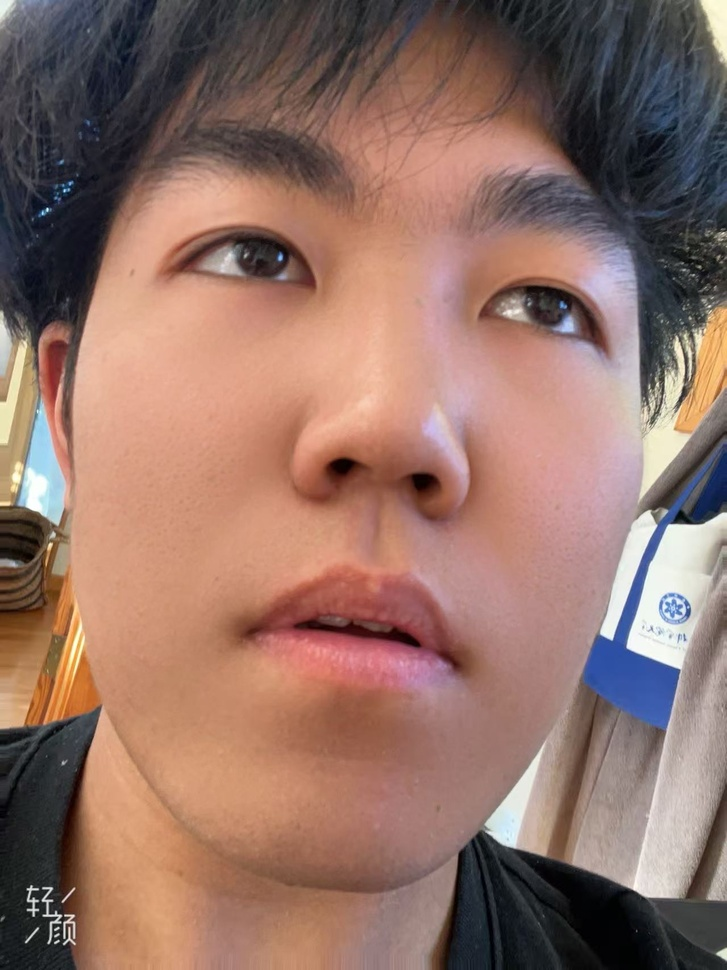
#> input picture 2/myself.jpg, 727 x 970 px, shrunk from 1279 x 1706 before the run
$ python 1.3.1.py
#> lines starting #> are read from the running program, lines starting #| are printed output that depends on the picture; after the words box and inside, x2 and y2 are one past the last pixel; in counts of white or black regions, pixels touching at a corner belong together
import cv2
import numpy as np
from scipy.signal import convolve2d

gaussian_kernel_1d = cv2.getGaussianKernel(ksize=5, sigma=1)
gaussian_kernel_2d = gaussian_kernel_1d @ gaussian_kernel_1d.T

img = cv2.imread("myself.jpg", cv2.IMREAD_GRAYSCALE)
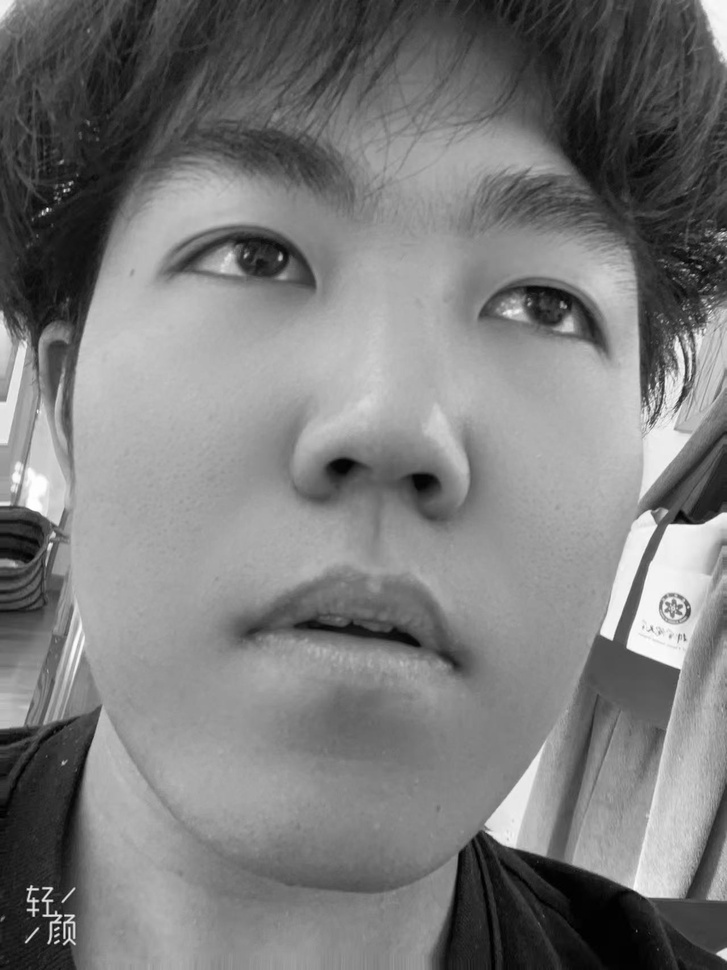
#> img: shape (970, 727); min 0, max 255, mean 122.6

blur = convolve2d(img,gaussian_kernel_2d, mode="same", boundary="fill", fillvalue=0)

Dx = np.array([[-1, 0, 1],
               [-1, 0, 1],
               [-1, 0, 1]])

Dy = np.array([[-1, -1, -1],
               [ 0,  0,  0],
               [ 1,  1,  1]])

DxImage = convolve2d(blur, Dx, mode="same", boundary="fill", fillvalue=0)
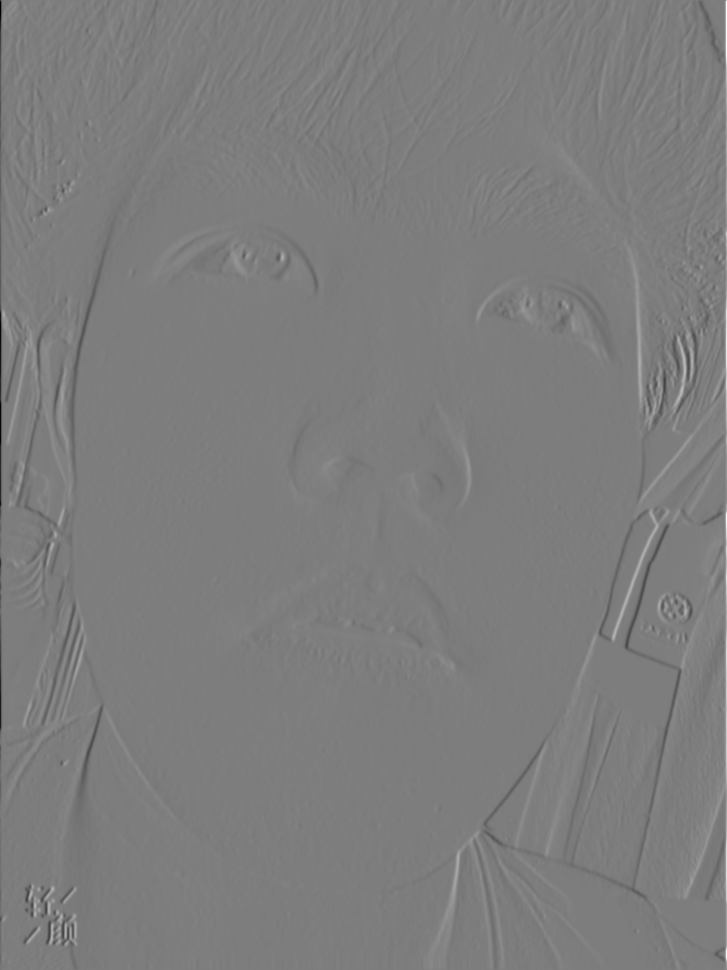
#> DxImage: shape (970, 727) float64; min -677.5, max 698.1, mean -0.1; drawn with min black and max white
DyImage = convolve2d(blur, Dy, mode="same", boundary="fill", fillvalue=0)
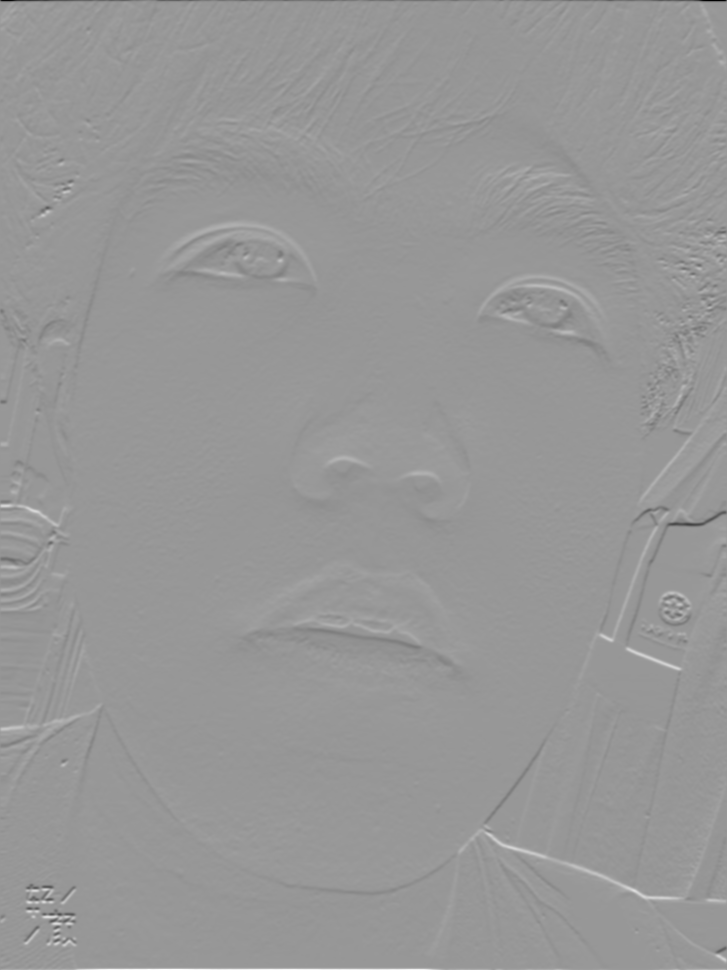
#> DyImage: shape (970, 727) float64; min -701.7, max 479.4, mean 0; drawn with min black and max white

grad = np.sqrt(DxImage.astype(float)**2 + DyImage.astype(float)**2)
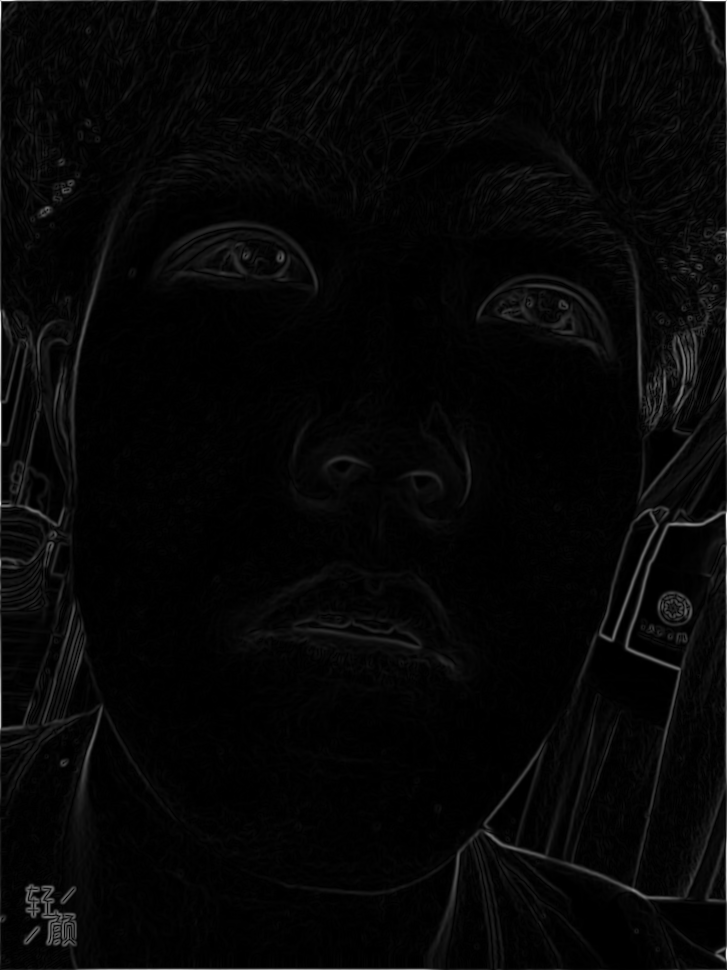
#> grad: shape (970, 727) float64; min 0, max 701.7, mean 18.5; drawn with min black and max white

grad = cv2.normalize(grad, None, 0, 255, cv2.NORM_MINMAX)
grad = grad.astype(np.uint8)

thresh_value = 20
_, binary = cv2.threshold(grad, thresh_value, 255, cv2.THRESH_BINARY)
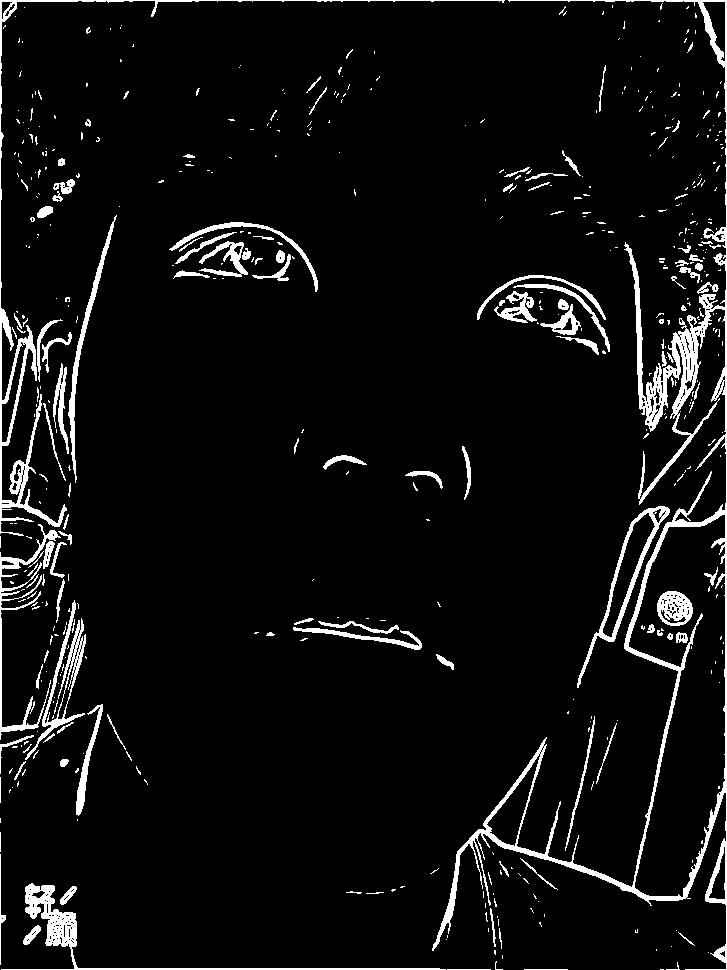
#> binary: shape (970, 727); 5.9% white; 513 white regions (398 under 20 px), largest, box (x1, y1, x2, y2) and area: (432, 0, 727, 970) 13862, (0, 0, 505, 536) 4006, (1, 883, 446, 970) 2513

cv2.imwrite("myself_blur_grad_binary.jpg", binary)

$ run again, with 2/hand.jpg copied over 2/myself.jpg
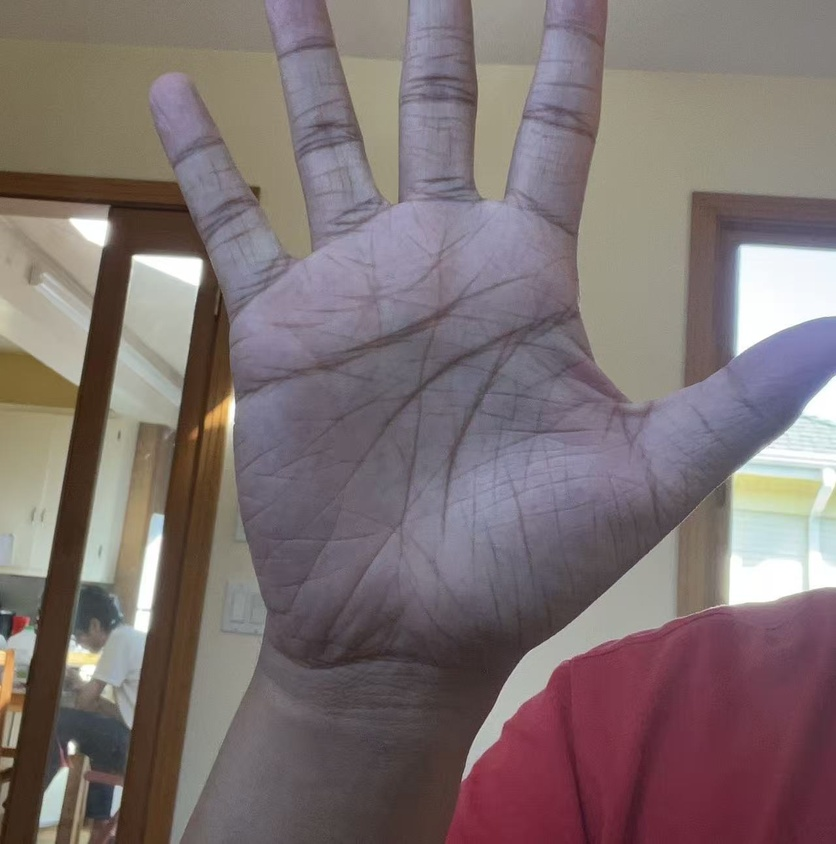
#> input picture 2/hand.jpg, 836 x 844 px, shrunk from 1280 x 1293 before the run
#> `DyImage = convolve2d(blur, Dy, mode="same", boundary="fill", fillvalue..`:
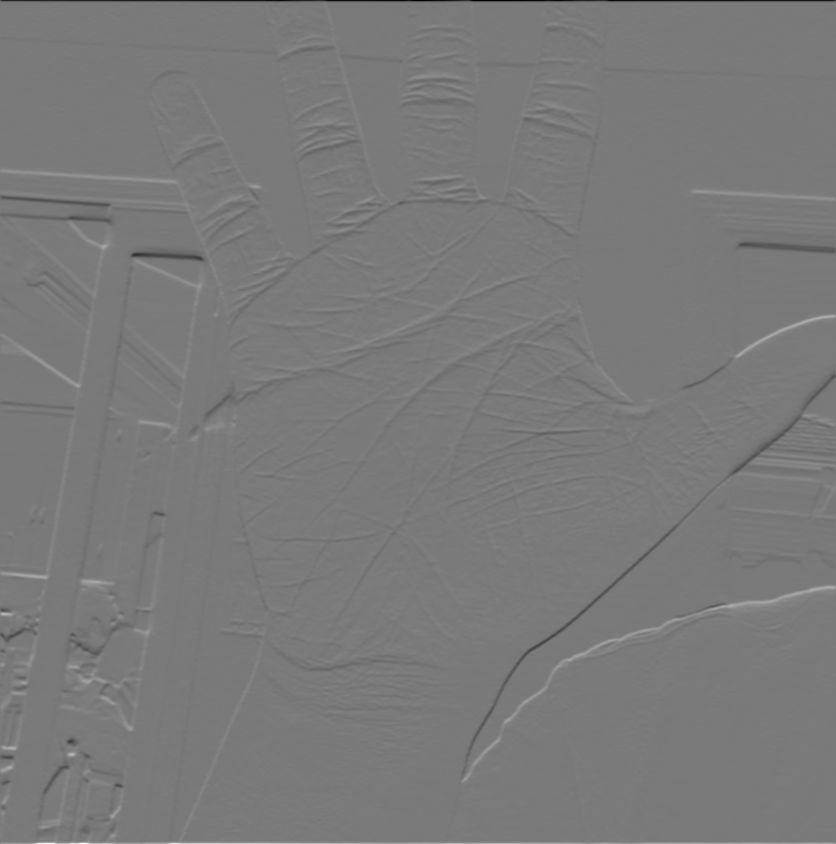
#> DyImage: shape (844, 836) float64; min -446.6, max 485.9, mean 0.2; drawn with min black and max white
#> `_, binary = cv2.threshold(grad, thresh_value, 255, cv2.THRESH_BINARY)`:
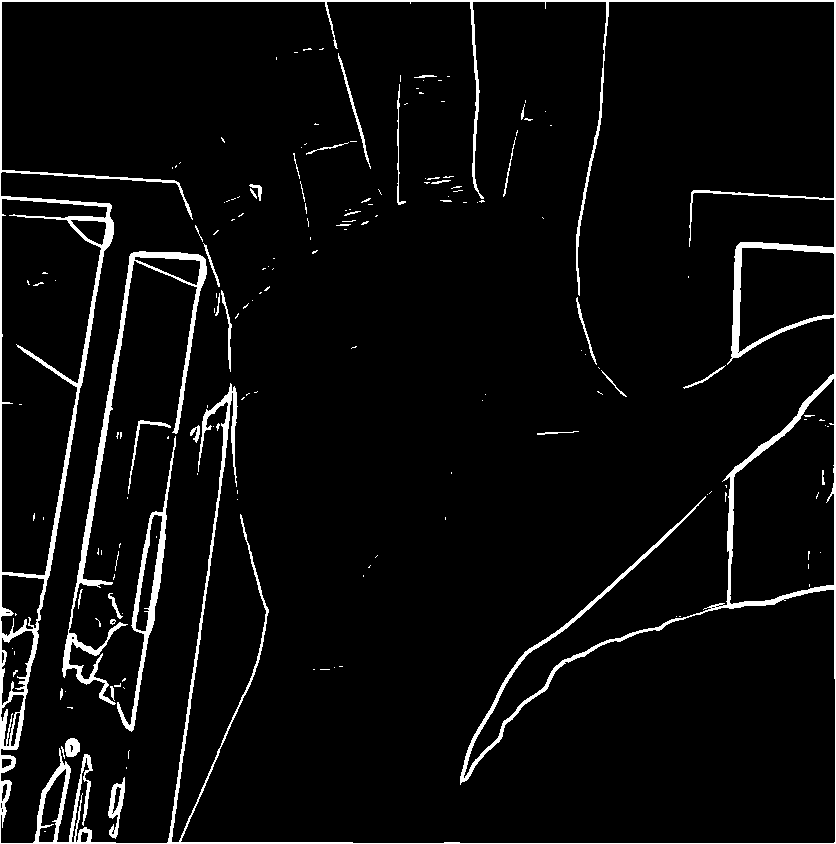
#> binary: shape (844, 836); 4.9% white; 176 white regions (138 under 20 px), largest, box (x1, y1, x2, y2) and area: (0, 0, 836, 844) 24095, (62, 251, 207, 705) 4489, (117, 436, 176, 732) 2067

$ run again, with 2/joker_left.jpg copied over 2/myself.jpg
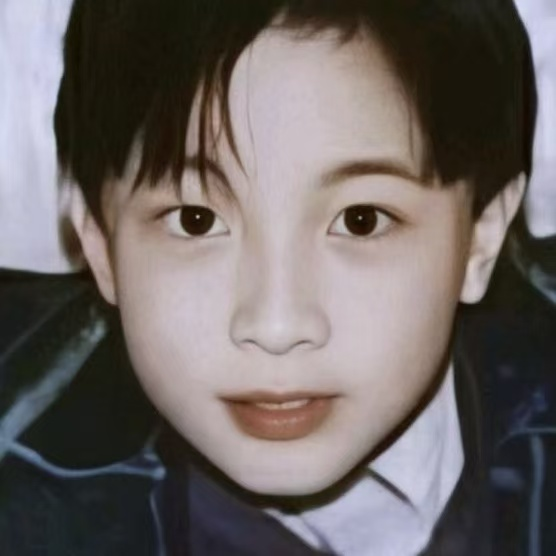
#> input picture 2/joker_left.jpg, 556 x 556 px
#> `DyImage = convolve2d(blur, Dy, mode="same", boundary="fill", fillvalue..`:
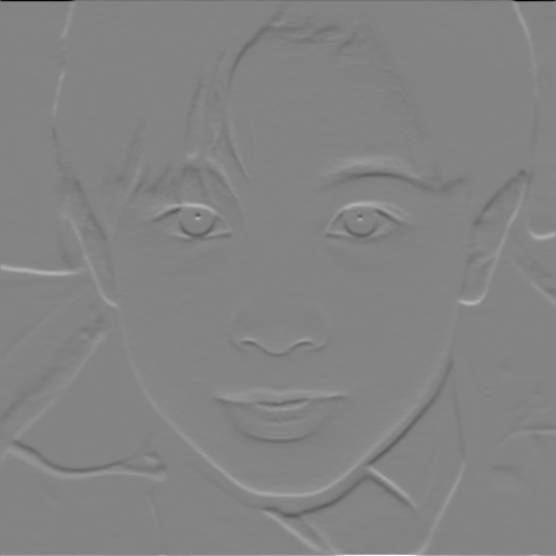
#> DyImage: shape (556, 556) float64; min -611, max 572.6, mean 0; drawn with min black and max white
#> `_, binary = cv2.threshold(grad, thresh_value, 255, cv2.THRESH_BINARY)`:
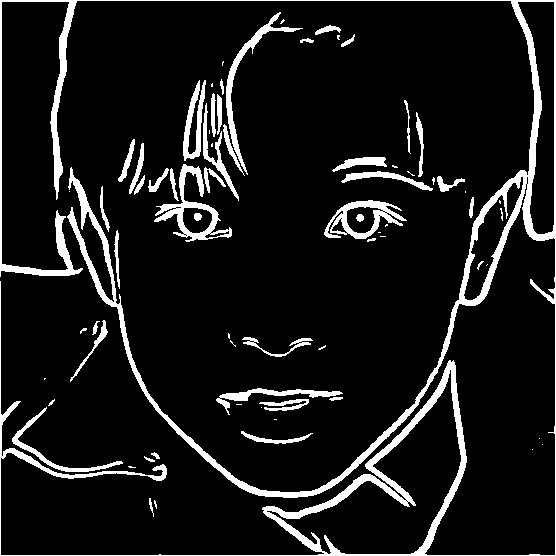
#> binary: shape (556, 556); 9.7% white; 73 white regions (30 under 20 px), largest, box (x1, y1, x2, y2) and area: (0, 0, 556, 556) 18473, (154, 164, 232, 242) 1456, (324, 200, 407, 239) 1160

$ run again, with 2/joker_right.jpg copied over 2/myself.jpg
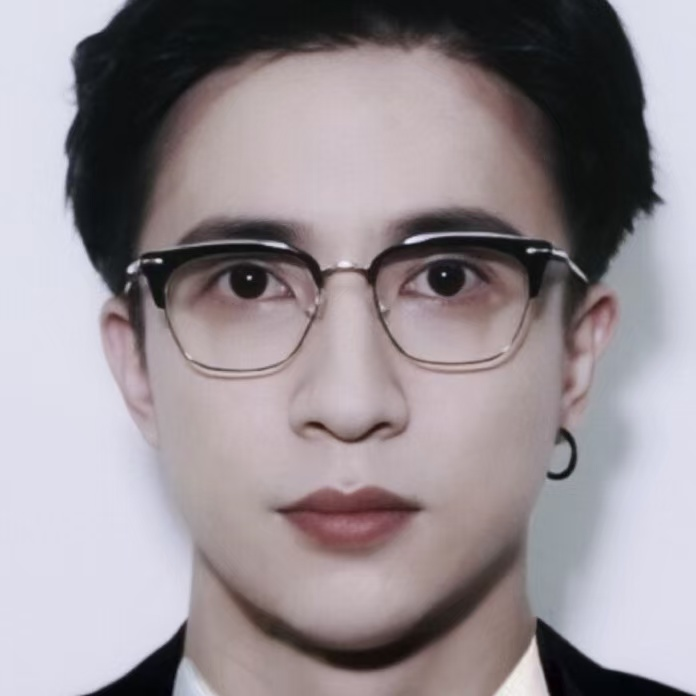
#> input picture 2/joker_right.jpg, 696 x 696 px
#> `DyImage = convolve2d(blur, Dy, mode="same", boundary="fill", fillvalue..`:
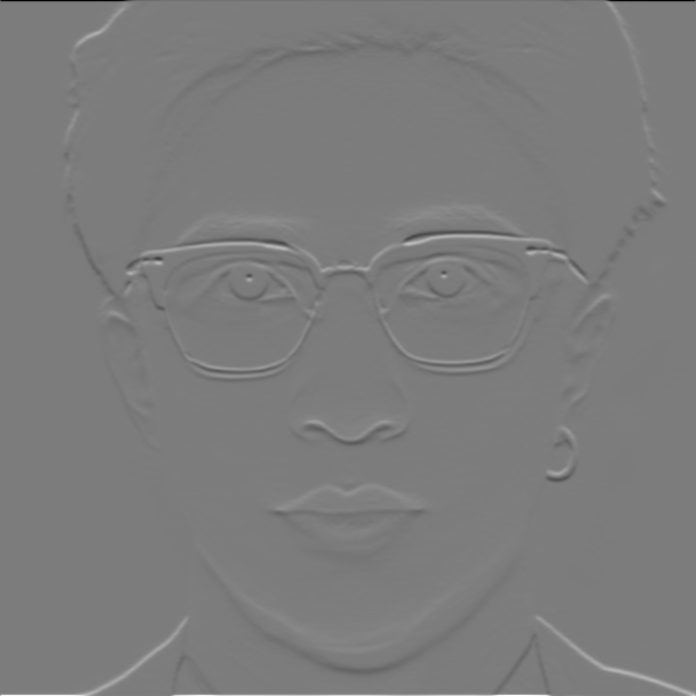
#> DyImage: shape (696, 696) float64; min -641.1, max 670.8, mean -0.1; drawn with min black and max white
#> `_, binary = cv2.threshold(grad, thresh_value, 255, cv2.THRESH_BINARY)`:
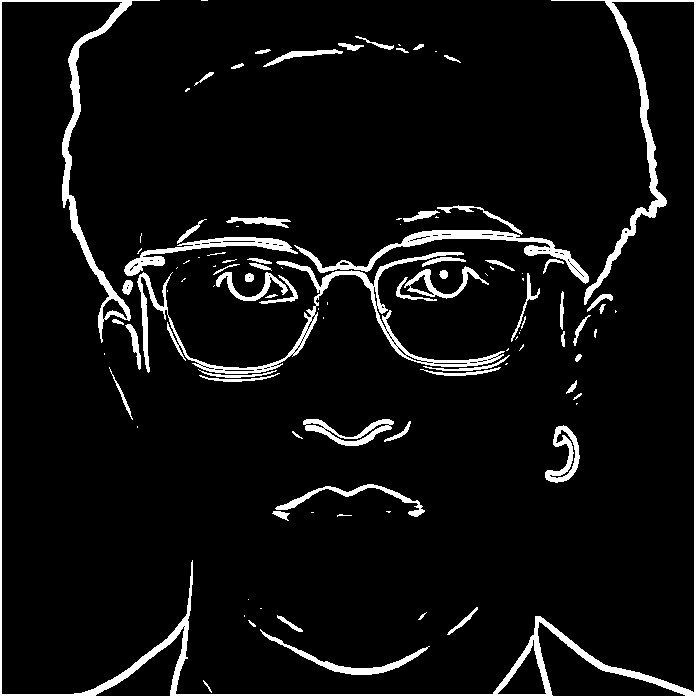
#> binary: shape (696, 696); 6.5% white; 104 white regions (41 under 20 px), largest, box (x1, y1, x2, y2) and area: (0, 0, 696, 696) 12866, (137, 252, 505, 374) 4114, (294, 230, 589, 284) 2481
